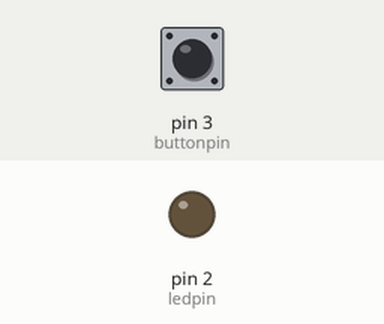
The sketch below on a simulated Arduino Uno, built with avr-gcc and run on an emulated ATmega328P. Shown: output pins drawn as LEDs (lit = HIGH). The test bench sets the inputs (shaded band); at power-on: pin 3 (buttonpin) LOW.

Above: at 1.2 s.
1.3 s: pin 3 (buttonpin) pulled HIGH for 0.15 s
At 1.37 s:
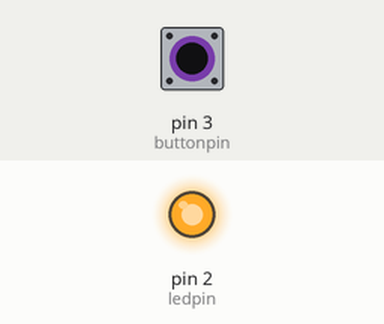
2.9 s: pin 3 (buttonpin) pulled HIGH for 3.2 s
At 7.3 s:
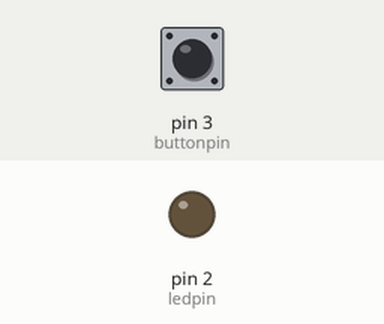
Timing chart, 0 to 8.8 s (numbered marks = the images above; inputs shaded):
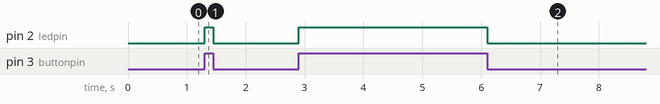

Measured:
- after the input at 1.3 s, pin 2 (ledpin): LOW → HIGH at once, → LOW 0.15 s later
- after the input at 2.9 s, pin 2 (ledpin): LOW → HIGH at once, → LOW 3.2 s later

The sketch:

w7_electronic_design.ino
```cpp
int ledpin = 2;
int buttonpin = 3;
boolean state = 0;

void setup()
{
  pinMode(ledpin, OUTPUT);
 }

void loop()
{
  state = digitalRead(buttonpin);

  if(state == 1){
    digitalWrite(ledpin, HIGH);
  }else {
    digitalWrite(ledpin, LOW);
  }
}
```
